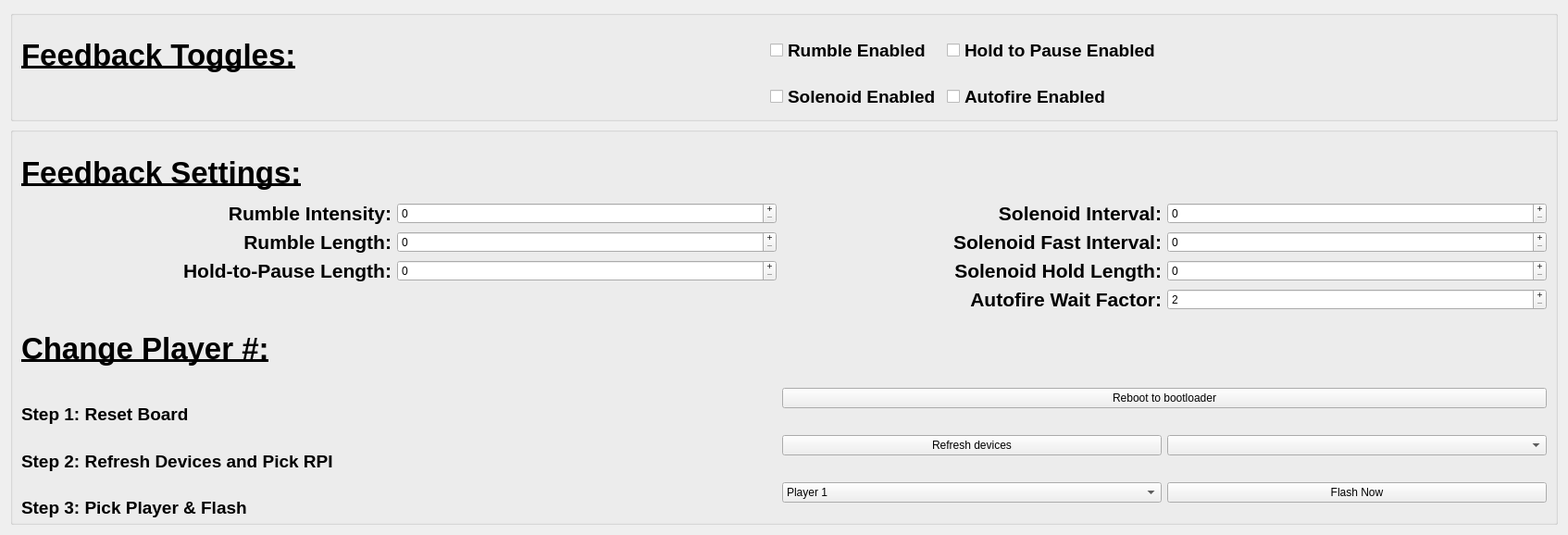
      <widget class="QWidget" name="settingsTab">
       <property name="enabled">
        <bool>true</bool>
       </property>
       <attribute name="title">
        <string>LightGun Settings</string>
       </attribute>
       <layout class="QVBoxLayout" name="verticalLayout_7">
        <item>
         <widget class="QGroupBox" name="TogglesGroup">
          <property name="sizePolicy">
           <sizepolicy hsizetype="Preferred" vsizetype="Maximum">
            <horstretch>0</horstretch>
            <verstretch>0</verstretch>
           </sizepolicy>
          </property>
          <property name="maximumSize">
           <size>
            <width>16777215</width>
            <height>120</height>
           </size>
          </property>
          <property name="title">
           <string/>
          </property>
          <layout class="QGridLayout" name="gridLayout_6">
           <item row="0" column="0">
            <widget class="QLabel" name="label_14">
             <property name="sizePolicy">
              <sizepolicy hsizetype="Minimum" vsizetype="Minimum">
               <horstretch>0</horstretch>
               <verstretch>0</verstretch>
              </sizepolicy>
             </property>
             <property name="minimumSize">
              <size>
               <width>400</width>
               <height>60</height>
              </size>
             </property>
             <property name="maximumSize">
              <size>
               <width>300</width>
               <height>50</height>
              </size>
             </property>
             <property name="font">
              <font>
               <pointsize>25</pointsize>
               <bold>true</bold>
              </font>
             </property>
             <property name="layoutDirection">
              <enum>Qt::LeftToRight</enum>
             </property>
             <property name="text">
              <string>&lt;html&gt;&lt;head/&gt;&lt;body&gt;&lt;p&gt;&lt;span style=&quot; font-weight:700; text-decoration: underline;&quot;&gt;Feedback Toggles:&lt;/span&gt;&lt;/p&gt;&lt;/body&gt;&lt;/html&gt;</string>
             </property>
            </widget>
           </item>
           <item row="0" column="1">
            <spacer name="horizontalSpacer_6">
             <property name="orientation">
              <enum>Qt::Horizontal</enum>
             </property>
             <property name="sizeHint" stdset="0">
              <size>
               <width>403</width>
               <height>20</height>
              </size>
             </property>
            </spacer>
           </item>
           <item row="0" column="2">
            <widget class="QCheckBox" name="rumbleToggle">
             <property name="font">
              <font>
               <pointsize>14</pointsize>
               <bold>true</bold>
              </font>
             </property>
             <property name="toolTip">
              <string>&lt;html&gt;&lt;head/&gt;&lt;body&gt;&lt;p&gt;Set if rumble force feedback is enabled.&lt;/p&gt;&lt;/body&gt;&lt;/html&gt;</string>
             </property>
             <property name="text">
              <string>Rumble Enabled</string>
             </property>
            </widget>
           </item>
           <item row="0" column="3">
            <widget class="QCheckBox" name="holdToPauseToggle">
             <property name="font">
              <font>
               <pointsize>14</pointsize>
               <bold>true</bold>
              </font>
             </property>
             <property name="toolTip">
              <string>&lt;html&gt;&lt;head/&gt;&lt;body&gt;&lt;p&gt;Enabled: Access Pause Mode by holding Trigger and Button A while no IR points are visible.&lt;/p&gt;&lt;p&gt;Disabled: Access Pause Mode by pressing the Pause Mode hotkey (Button C + Select).&lt;br/&gt;&lt;/p&gt;&lt;p&gt;Enabled is recommended for guns with less than two sub buttons. Pause Mode will always be accessible by pressing the Home Button, if available.&lt;/p&gt;&lt;/body&gt;&lt;/html&gt;</string>
             </property>
             <property name="text">
              <string>Hold to Pause Enabled</string>
             </property>
            </widget>
           </item>
           <item row="1" column="2" rowspan="2">
            <widget class="QCheckBox" name="solenoidToggle">
             <property name="font">
              <font>
               <pointsize>14</pointsize>
               <bold>true</bold>
              </font>
             </property>
             <property name="toolTip">
              <string>&lt;html&gt;&lt;head/&gt;&lt;body&gt;&lt;p&gt;Set if solenoid force feedback is enabled.&lt;/p&gt;&lt;/body&gt;&lt;/html&gt;</string>
             </property>
             <property name="text">
              <string>Solenoid Enabled</string>
             </property>
            </widget>
           </item>
           <item row="1" column="3" rowspan="2">
            <widget class="QCheckBox" name="autofireToggle">
             <property name="font">
              <font>
               <pointsize>14</pointsize>
               <bold>true</bold>
              </font>
             </property>
             <property name="toolTip">
              <string>&lt;html&gt;&lt;head/&gt;&lt;body&gt;&lt;p&gt;Set if solenoid full auto is enabled.&lt;/p&gt;&lt;/body&gt;&lt;/html&gt;</string>
             </property>
             <property name="text">
              <string>Autofire Enabled</string>
             </property>
            </widget>
           </item>
           <item row="1" column="0">
            <layout class="QHBoxLayout" name="TogglesMiddle">
             <item>
              <spacer name="horizontalSpacer_4">
               <property name="orientation">
                <enum>Qt::Horizontal</enum>
               </property>
               <property name="sizeHint" stdset="0">
                <size>
                 <width>40</width>
                 <height>20</height>
                </size>
               </property>
              </spacer>
             </item>
            </layout>
           </item>
           <item row="0" column="4" colspan="2">
            <spacer name="horizontalSpacer_7">
             <property name="orientation">
              <enum>Qt::Horizontal</enum>
             </property>
             <property name="sizeHint" stdset="0">
              <size>
               <width>411</width>
               <height>20</height>
              </size>
             </property>
            </spacer>
           </item>
           <item row="1" column="4">
            <spacer name="horizontalSpacer_5">
             <property name="orientation">
              <enum>Qt::Horizontal</enum>
             </property>
             <property name="sizeHint" stdset="0">
              <size>
               <width>40</width>
               <height>20</height>
              </size>
             </property>
            </spacer>
           </item>
          </layout>
         </widget>
        </item>
        <item>
         <widget class="QGroupBox" name="groupBox_2">
          <property name="enabled">
           <bool>true</bool>
          </property>
          <property name="title">
           <string/>
          </property>
          <layout class="QGridLayout" name="gridLayout_4">
           <item row="11" column="2">
            <widget class="QComboBox" name="cbPlayer">
             <item>
              <property name="text">
               <string>Player 1</string>
              </property>
             </item>
             <item>
              <property name="text">
               <string>Player 2</string>
              </property>
             </item>
             <item>
              <property name="text">
               <string>Player 3</string>
              </property>
             </item>
             <item>
              <property name="text">
               <string>Player 4</string>
              </property>
             </item>
            </widget>
           </item>
           <item row="5" column="0">
            <widget class="QLabel" name="label">
             <property name="sizePolicy">
              <sizepolicy hsizetype="Minimum" vsizetype="Minimum">
               <horstretch>0</horstretch>
               <verstretch>0</verstretch>
              </sizepolicy>
             </property>
             <property name="minimumSize">
              <size>
               <width>400</width>
               <height>60</height>
              </size>
             </property>
             <property name="maximumSize">
              <size>
               <width>300</width>
               <height>50</height>
              </size>
             </property>
             <property name="font">
              <font>
               <pointsize>25</pointsize>
               <bold>true</bold>
              </font>
             </property>
             <property name="layoutDirection">
              <enum>Qt::LeftToRight</enum>
             </property>
             <property name="text">
              <string>&lt;html&gt;&lt;head/&gt;&lt;body&gt;&lt;p&gt;&lt;span style=&quot; font-weight:700; text-decoration: underline;&quot;&gt;Change Player #:&lt;/span&gt;&lt;/p&gt;&lt;/body&gt;&lt;/html&gt;</string>
             </property>
            </widget>
           </item>
           <item row="3" column="1">
            <widget class="QSpinBox" name="holdToPauseLengthBox">
             <property name="toolTip">
              <string>&lt;html&gt;&lt;head/&gt;&lt;body&gt;&lt;p&gt;When &lt;span style=&quot; font-style:italic;&quot;&gt;Hold To Pause&lt;/span&gt; mode is enabled, how long should the buttons be held before Pause Mode activates?&lt;/p&gt;&lt;/body&gt;&lt;/html&gt;</string>
             </property>
             <property name="buttonSymbols">
              <enum>QAbstractSpinBox::PlusMinus</enum>
             </property>
             <property name="correctionMode">
              <enum>QAbstractSpinBox::CorrectToNearestValue</enum>
             </property>
             <property name="maximum">
              <number>9999</number>
             </property>
            </widget>
           </item>
           <item row="2" column="3">
            <widget class="QSpinBox" name="solenoidFastIntervalBox">
             <property name="toolTip">
              <string>&lt;html&gt;&lt;head/&gt;&lt;body&gt;&lt;p&gt;The time between solenoid activations when the trigger is held in &lt;span style=&quot; font-style:italic;&quot;&gt;Autofire&lt;/span&gt; mode.&lt;/p&gt;&lt;/body&gt;&lt;/html&gt;</string>
             </property>
             <property name="buttonSymbols">
              <enum>QAbstractSpinBox::PlusMinus</enum>
             </property>
             <property name="correctionMode">
              <enum>QAbstractSpinBox::CorrectToNearestValue</enum>
             </property>
            </widget>
           </item>
           <item row="4" column="2">
            <widget class="QLabel" name="label_10">
             <property name="font">
              <font>
               <pointsize>16</pointsize>
               <bold>true</bold>
              </font>
             </property>
             <property name="text">
              <string>Autofire Wait Factor:</string>
             </property>
             <property name="textFormat">
              <enum>Qt::PlainText</enum>
             </property>
             <property name="alignment">
              <set>Qt::AlignRight|Qt::AlignTrailing|Qt::AlignVCenter</set>
             </property>
             <property name="wordWrap">
              <bool>true</bool>
             </property>
            </widget>
           </item>
           <item row="2" column="2">
            <widget class="QLabel" name="label_8">
             <property name="font">
              <font>
               <pointsize>16</pointsize>
               <bold>true</bold>
              </font>
             </property>
             <property name="text">
              <string>Solenoid Fast Interval:</string>
             </property>
             <property name="textFormat">
              <enum>Qt::PlainText</enum>
             </property>
             <property name="alignment">
              <set>Qt::AlignRight|Qt::AlignTrailing|Qt::AlignVCenter</set>
             </property>
             <property name="wordWrap">
              <bool>true</bool>
             </property>
            </widget>
           </item>
           <item row="2" column="0">
            <widget class="QLabel" name="label_4">
             <property name="font">
              <font>
               <pointsize>16</pointsize>
               <bold>true</bold>
              </font>
             </property>
             <property name="text">
              <string>Rumble Length:</string>
             </property>
             <property name="textFormat">
              <enum>Qt::PlainText</enum>
             </property>
             <property name="alignment">
              <set>Qt::AlignRight|Qt::AlignTrailing|Qt::AlignVCenter</set>
             </property>
            </widget>
           </item>
           <item row="1" column="3">
            <widget class="QSpinBox" name="solenoidNormalIntervalBox">
             <property name="toolTip">
              <string>&lt;html&gt;&lt;head/&gt;&lt;body&gt;&lt;p&gt;The time between solenoid activations when the trigger is held.&lt;/p&gt;&lt;/body&gt;&lt;/html&gt;</string>
             </property>
             <property name="buttonSymbols">
              <enum>QAbstractSpinBox::PlusMinus</enum>
             </property>
             <property name="correctionMode">
              <enum>QAbstractSpinBox::CorrectToNearestValue</enum>
             </property>
            </widget>
           </item>
           <item row="6" column="2" colspan="2">
            <widget class="QPushButton" name="pbReboot">
             <property name="text">
              <string>Reboot to bootloader</string>
             </property>
            </widget>
           </item>
           <item row="6" column="0">
            <widget class="QLabel" name="label_11">
             <property name="minimumSize">
              <size>
               <width>0</width>
               <height>45</height>
              </size>
             </property>
             <property name="maximumSize">
              <size>
               <width>16777215</width>
               <height>10</height>
              </size>
             </property>
             <property name="font">
              <font>
               <pointsize>14</pointsize>
               <bold>true</bold>
              </font>
             </property>
             <property name="text">
              <string>Step 1: Reset Board</string>
             </property>
            </widget>
           </item>
           <item row="11" column="3">
            <widget class="QPushButton" name="pbTransfer">
             <property name="text">
              <string>Flash Now</string>
             </property>
            </widget>
           </item>
           <item row="11" column="0">
            <widget class="QLabel" name="label_13">
             <property name="minimumSize">
              <size>
               <width>0</width>
               <height>45</height>
              </size>
             </property>
             <property name="maximumSize">
              <size>
               <width>16777215</width>
               <height>12</height>
              </size>
             </property>
             <property name="font">
              <font>
               <pointsize>14</pointsize>
               <bold>true</bold>
              </font>
             </property>
             <property name="text">
              <string>Step 3: Pick Player &amp; Flash</string>
             </property>
            </widget>
           </item>
           <item row="3" column="2">
            <widget class="QLabel" name="label_9">
             <property name="font">
              <font>
               <pointsize>16</pointsize>
               <bold>true</bold>
              </font>
             </property>
             <property name="text">
              <string>Solenoid Hold Length:</string>
             </property>
             <property name="textFormat">
              <enum>Qt::PlainText</enum>
             </property>
             <property name="alignment">
              <set>Qt::AlignRight|Qt::AlignTrailing|Qt::AlignVCenter</set>
             </property>
             <property name="wordWrap">
              <bool>true</bool>
             </property>
            </widget>
           </item>
           <item row="1" column="0">
            <widget class="QLabel" name="label_3">
             <property name="font">
              <font>
               <pointsize>16</pointsize>
               <bold>true</bold>
              </font>
             </property>
             <property name="text">
              <string>Rumble Intensity:</string>
             </property>
             <property name="textFormat">
              <enum>Qt::PlainText</enum>
             </property>
             <property name="alignment">
              <set>Qt::AlignRight|Qt::AlignTrailing|Qt::AlignVCenter</set>
             </property>
            </widget>
           </item>
           <item row="9" column="3">
            <widget class="QComboBox" name="cbUsbDev"/>
           </item>
           <item row="3" column="3">
            <widget class="QSpinBox" name="solenoidHoldLengthBox">
             <property name="toolTip">
              <string>&lt;html&gt;&lt;head/&gt;&lt;body&gt;&lt;p&gt;The time it takes to hold the trigger after a &lt;span style=&quot; font-style:italic;&quot;&gt;single shot&lt;/span&gt; solenoid activation before transitioning to a sustained fire feedback.&lt;/p&gt;&lt;/body&gt;&lt;/html&gt;</string>
             </property>
             <property name="buttonSymbols">
              <enum>QAbstractSpinBox::PlusMinus</enum>
             </property>
             <property name="correctionMode">
              <enum>QAbstractSpinBox::CorrectToNearestValue</enum>
             </property>
             <property name="maximum">
              <number>9999</number>
             </property>
            </widget>
           </item>
           <item row="2" column="1">
            <widget class="QSpinBox" name="rumbleLengthBox">
             <property name="toolTip">
              <string>&lt;html&gt;&lt;head/&gt;&lt;body&gt;&lt;p&gt;The length of rumble motor activation when pulling the trigger offscreen, in ms.&lt;/p&gt;&lt;/body&gt;&lt;/html&gt;</string>
             </property>
             <property name="buttonSymbols">
              <enum>QAbstractSpinBox::PlusMinus</enum>
             </property>
             <property name="correctionMode">
              <enum>QAbstractSpinBox::CorrectToNearestValue</enum>
             </property>
             <property name="maximum">
              <number>9999</number>
             </property>
            </widget>
           </item>
           <item row="9" column="2">
            <widget class="QPushButton" name="pbRefreshDev">
             <property name="text">
              <string>Refresh devices</string>
             </property>
            </widget>
           </item>
           <item row="1" column="1">
            <widget class="QSpinBox" name="rumbleIntensityBox">
             <property name="toolTip">
              <string>&lt;html&gt;&lt;head/&gt;&lt;body&gt;&lt;p&gt;The intensity of rumble force feedback events - scales from 0 (disabled) to a maximum of 255.&lt;/p&gt;&lt;/body&gt;&lt;/html&gt;</string>
             </property>
             <property name="frame">
              <bool>true</bool>
             </property>
             <property name="buttonSymbols">
              <enum>QAbstractSpinBox::PlusMinus</enum>
             </property>
             <property name="correctionMode">
              <enum>QAbstractSpinBox::CorrectToNearestValue</enum>
             </property>
             <property name="maximum">
              <number>255</number>
             </property>
            </widget>
           </item>
           <item row="4" column="3">
            <widget class="QSpinBox" name="autofireWaitFactorBox">
             <property name="toolTip">
              <string>&lt;html&gt;&lt;head/&gt;&lt;body&gt;&lt;p&gt;The multiplier to be applied for the interval between solenoid activations when &lt;span style=&quot; font-style:italic;&quot;&gt;Autofire&lt;/span&gt; is enabled.&lt;/p&gt;&lt;/body&gt;&lt;/html&gt;</string>
             </property>
             <property name="buttonSymbols">
              <enum>QAbstractSpinBox::PlusMinus</enum>
             </property>
             <property name="correctionMode">
              <enum>QAbstractSpinBox::CorrectToNearestValue</enum>
             </property>
             <property name="showGroupSeparator" stdset="0">
              <bool>false</bool>
             </property>
             <property name="minimum">
              <number>2</number>
             </property>
             <property name="maximum">
              <number>4</number>
             </property>
            </widget>
           </item>
           <item row="9" column="0">
            <widget class="QLabel" name="label_12">
             <property name="minimumSize">
              <size>
               <width>0</width>
               <height>45</height>
              </size>
             </property>
             <property name="maximumSize">
              <size>
               <width>16777215</width>
               <height>10</height>
              </size>
             </property>
             <property name="font">
              <font>
               <pointsize>14</pointsize>
               <bold>true</bold>
              </font>
             </property>
             <property name="text">
              <string>Step 2: Refresh Devices and Pick RPI</string>
             </property>
            </widget>
           </item>
           <item row="0" column="0" colspan="4">
            <widget class="QLabel" name="label_6">
             <property name="sizePolicy">
              <sizepolicy hsizetype="Minimum" vsizetype="Minimum">
               <horstretch>0</horstretch>
               <verstretch>0</verstretch>
              </sizepolicy>
             </property>
             <property name="minimumSize">
              <size>
               <width>400</width>
               <height>60</height>
              </size>
             </property>
             <property name="maximumSize">
              <size>
               <width>300</width>
               <height>50</height>
              </size>
             </property>
             <property name="font">
              <font>
               <pointsize>25</pointsize>
               <bold>true</bold>
              </font>
             </property>
             <property name="layoutDirection">
              <enum>Qt::LeftToRight</enum>
             </property>
             <property name="text">
              <string>&lt;html&gt;&lt;head/&gt;&lt;body&gt;&lt;p&gt;&lt;span style=&quot; font-weight:700; text-decoration: underline;&quot;&gt;Feedback Settings:&lt;/span&gt;&lt;/p&gt;&lt;/body&gt;&lt;/html&gt;</string>
             </property>
            </widget>
           </item>
           <item row="1" column="2">
            <widget class="QLabel" name="label_7">
             <property name="font">
              <font>
               <pointsize>16</pointsize>
               <bold>true</bold>
              </font>
             </property>
             <property name="text">
              <string>Solenoid Interval:</string>
             </property>
             <property name="textFormat">
              <enum>Qt::PlainText</enum>
             </property>
             <property name="alignment">
              <set>Qt::AlignRight|Qt::AlignTrailing|Qt::AlignVCenter</set>
             </property>
            </widget>
           </item>
           <item row="3" column="0">
            <widget class="QLabel" name="label_5">
             <property name="font">
              <font>
               <pointsize>16</pointsize>
               <bold>true</bold>
              </font>
             </property>
             <property name="text">
              <string>Hold-to-Pause Length:</string>
             </property>
             <property name="textFormat">
              <enum>Qt::PlainText</enum>
             </property>
             <property name="alignment">
              <set>Qt::AlignRight|Qt::AlignTrailing|Qt::AlignVCenter</set>
             </property>
             <property name="wordWrap">
              <bool>true</bool>
             </property>
            </widget>
           </item>
          </layout>
         </widget>
        </item>
       </layout>
      </widget>
